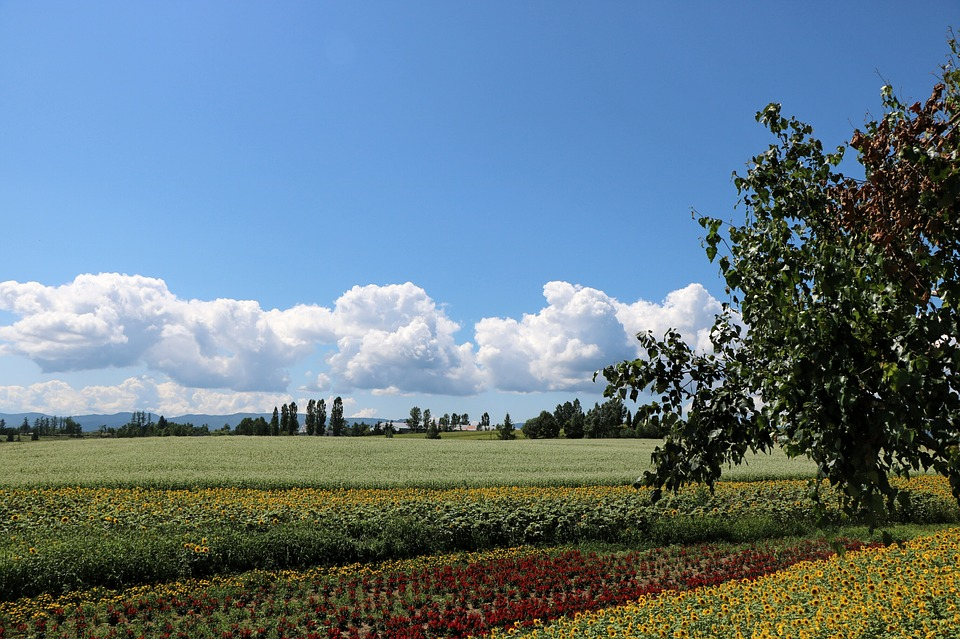
#> input picture openCV/image/2.jpg, 960 x 639 px
$ python cv-14-1.py   (older library calls are emulated)
#> lines starting #> are read from the running program, lines starting #| are printed output that depends on the picture
'''
cv2.Sobel(src, ddepth, dx, dy, ksize)
- src : 변형할 원본 이미지
- ddepth : 결과 이미지 데이터 타입
    - CV_8U: 픽셀값을 uint8로 설정
    - CV_16U: uint16
    - CV_32F: float32
    - CV_64F: float64

- dx, dy : 각각 x, y 방향으로 의 미분 차수
- ksize :  확장 sobel 커널의 크기. 1, 3, 5, 7 중 하나의 값을 ㅗ설ㅈ어

'''
import numpy as np
import cv2
import matplotlib.pyplot as plt

def grad():
    img = cv2.imread('image/2.jpg')
#> img is the input picture: shape (639, 960, 3); mean B, G, R 135.2, 122.5, 100.9

    laplacian = cv2.Laplacian(img, cv2.CV_64F)
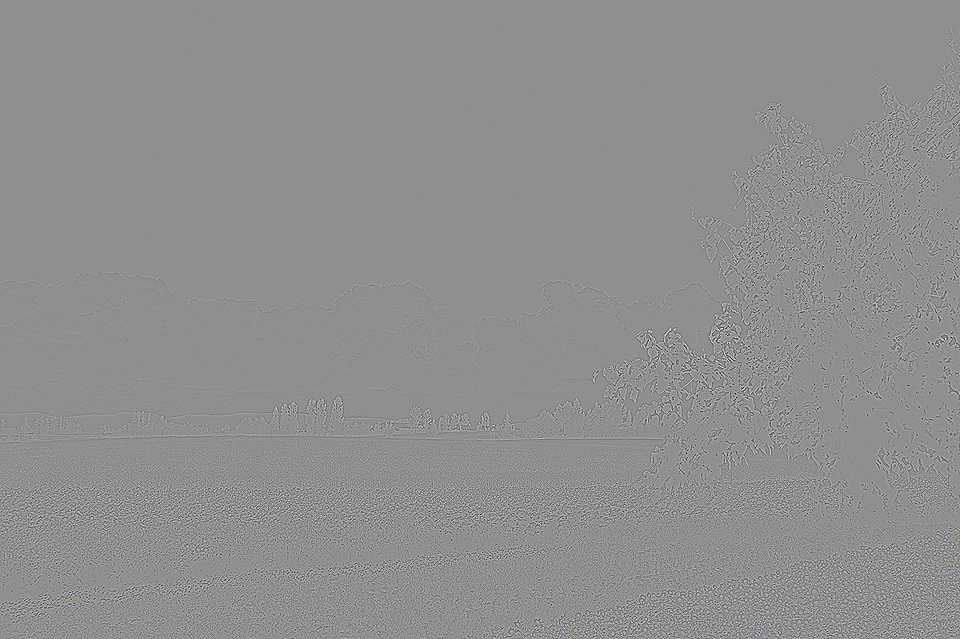
#> laplacian: shape (639, 960, 3) float64; mean B, G, R 0, 0, 0; drawn with min black and max white
    sobelx = cv2.Sobel(img, cv2.CV_64F, 1, 0, ksize = 3)
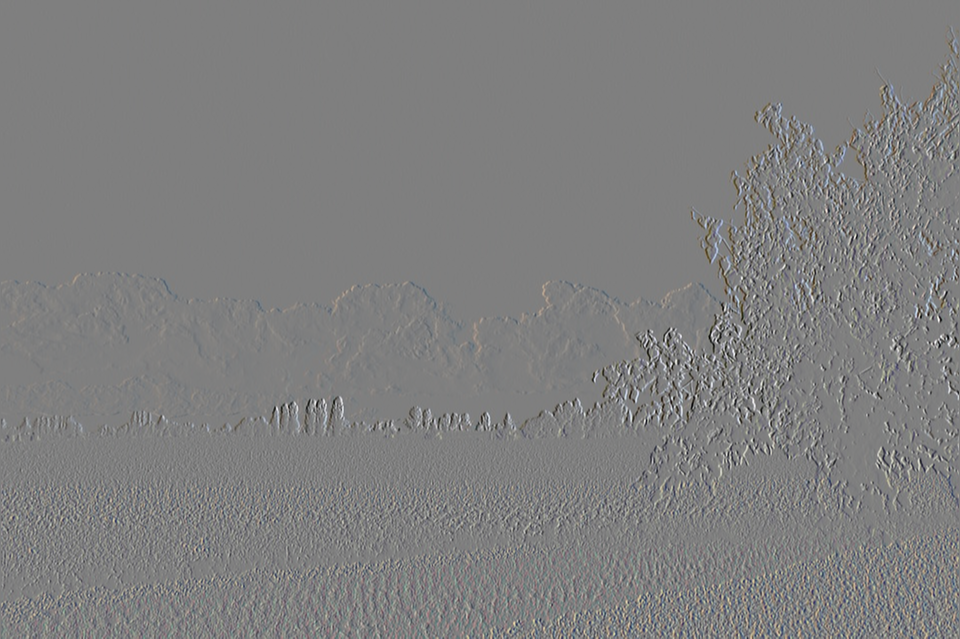
#> sobelx: shape (639, 960, 3) float64; mean B, G, R -1, -0.7, -0.6; drawn with min black and max white
    sobely = cv2.Sobel(img, cv2.CV_64F, 0, 1, ksize = 3)
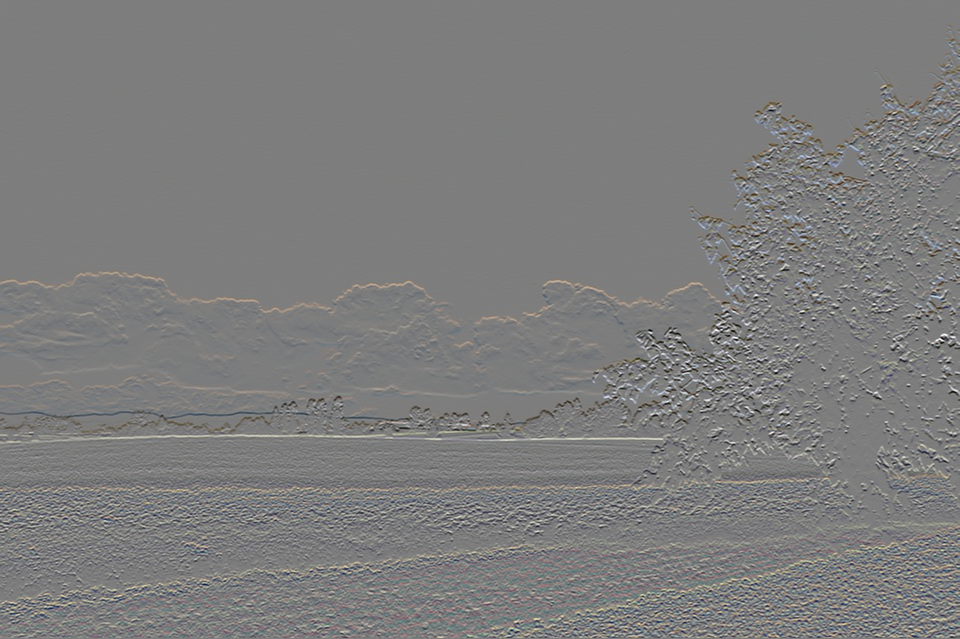
#> sobely: shape (639, 960, 3) float64; mean B, G, R -2.1, -0.8, -0.1; drawn with min black and max white

    plt.subplot(2, 2, 1), plt.imshow(img, cmap='gray')
    plt.title('original'), plt.xticks([]), plt.yticks([])

    plt.subplot(2, 2, 2), plt.imshow(laplacian, cmap='gray')
    plt.title('Lapacian'), plt.xticks([]), plt.yticks([])

    plt.subplot(2, 2, 3), plt.imshow(sobelx, cmap= 'gray')
    plt.title('Sobel X'), plt.xticks([]), plt.yticks([])

    plt.subplot(2, 2, 4), plt.imshow(sobely, cmap='gray')
    plt.title('Sobel Y'), plt.xticks([]), plt.yticks([])

    plt.show()
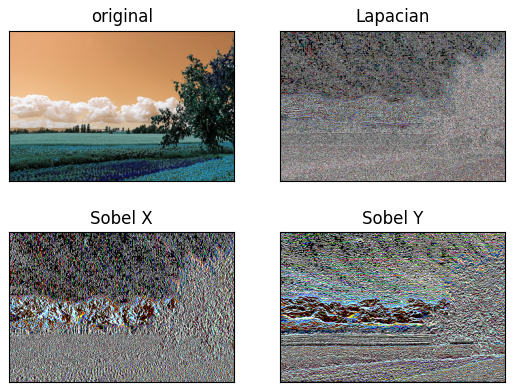
#> figure drawn by matplotlib, 4 panels; B, G, R data is drawn as R, G, B

grad()

$ run again, with openCV/image/1.jpg copied over openCV/image/2.jpg
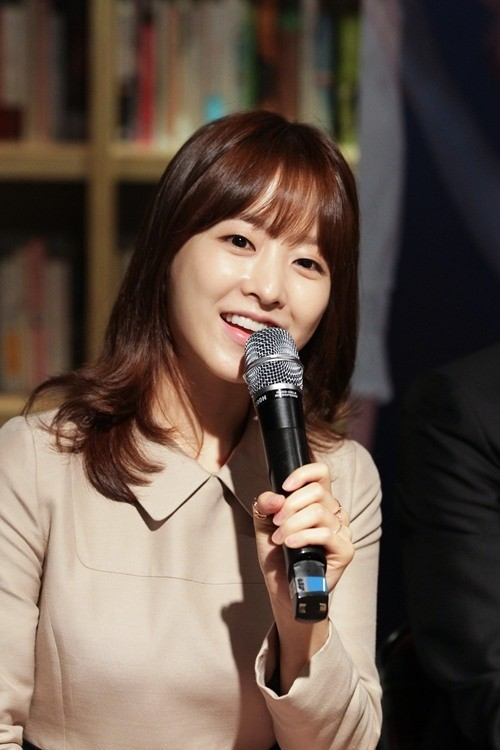
#> input picture openCV/image/1.jpg, 500 x 750 px
#> in grad, img is the input picture: shape (750, 500, 3); mean B, G, R 73.2, 83.8, 100.2
#> in grad, `sobelx = cv2.Sobel(img, cv2.CV_64F, 1, 0, ksize = 3)`:
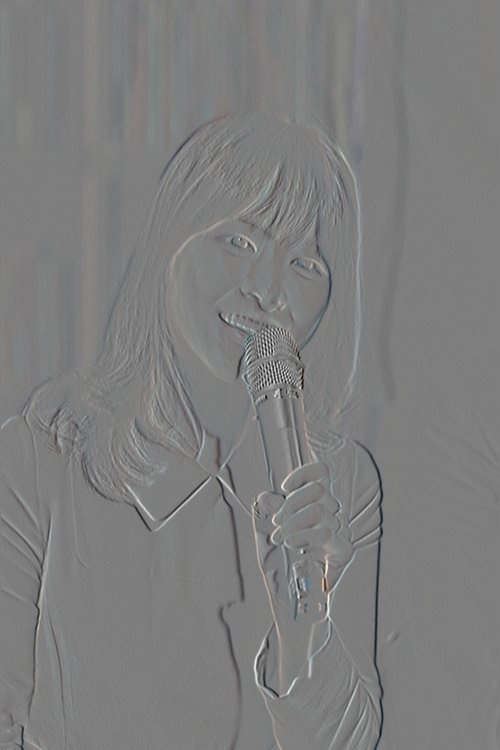
#> sobelx: shape (750, 500, 3) float64; mean B, G, R -1, -1.3, -1.6; drawn with min black and max white
#> in grad, `plt.show()`:
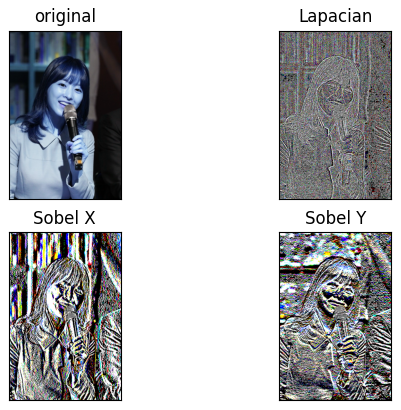
#> figure drawn by matplotlib, 4 panels; B, G, R data is drawn as R, G, B

$ run again, with openCV/image/10.JPG copied over openCV/image/2.jpg
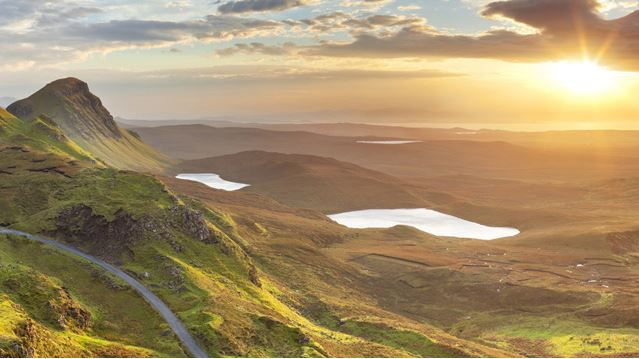
#> input picture openCV/image/10.JPG, 639 x 359 px
#> in grad, img is the input picture: shape (359, 639, 3); mean B, G, R 105, 141.9, 163.8
#> in grad, `sobely = cv2.Sobel(img, cv2.CV_64F, 0, 1, ksize = 3)`:
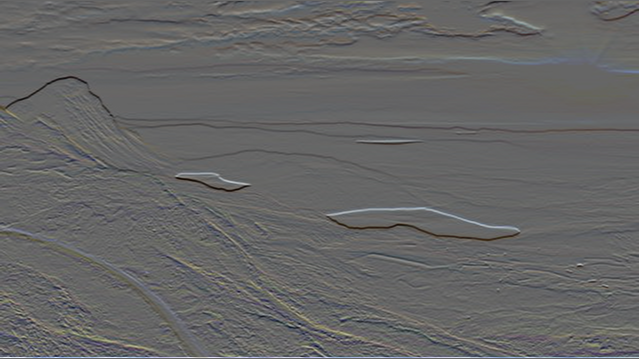
#> sobely: shape (359, 639, 3) float64; mean B, G, R -0.5, 0, 0.1; drawn with min black and max white
#> in grad, `plt.show()`:
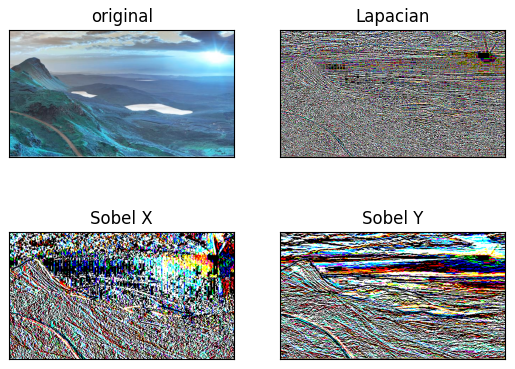
#> figure drawn by matplotlib, 4 panels; B, G, R data is drawn as R, G, B

$ run again, with openCV/image/11.JPG copied over openCV/image/2.jpg
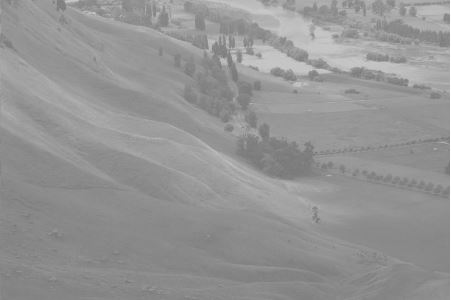
#> input picture openCV/image/11.JPG, 451 x 300 px
#> in grad, img is the input picture: shape (300, 451, 3); min 117, max 255, mean 148.2
#> in grad, `sobely = cv2.Sobel(img, cv2.CV_64F, 0, 1, ksize = 3)`:
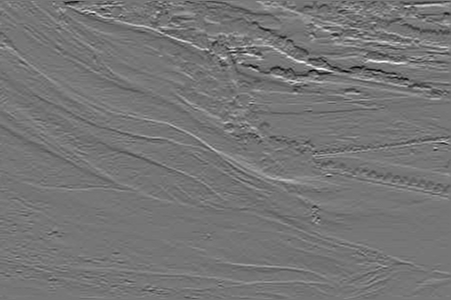
#> sobely: shape (300, 451, 3) float64; min -216, max 250, mean -0.7; drawn with min black and max white
#> in grad, `plt.show()`:
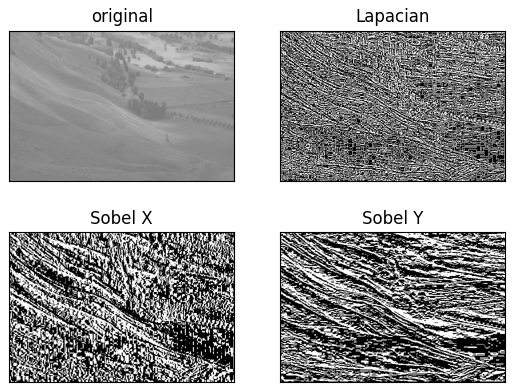
#> figure drawn by matplotlib, 4 panels
